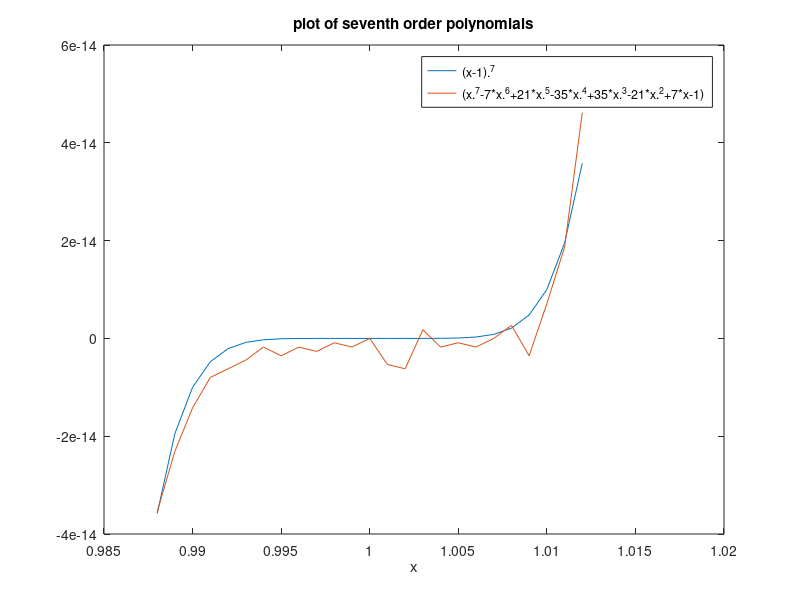

Write the MATLAB code that produced this figure.
x =( 0.988:0.001:1.012);
y1 = (x-1).^7;
y2 = x.^7-7*x.^6+21*x.^5-35*x.^4+35*x.^3-21*x.^2+7*x-1;
plot(x,y1);
xlabel('x');
title('plot of seventh order polynomials');
hold on;
e = y2;
plot(x,e);
legend('(x-1).^7','(x.^7-7*x.^6+21*x.^5-35*x.^4+35*x.^3-21*x.^2+7*x-1)'); 
